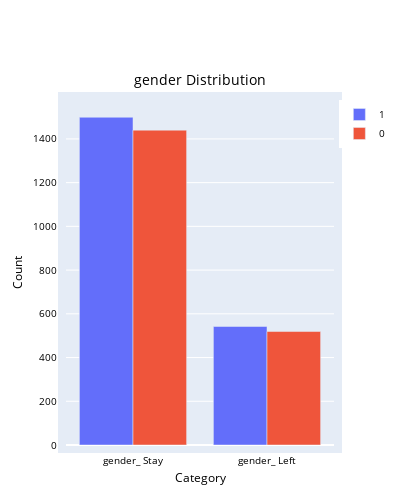
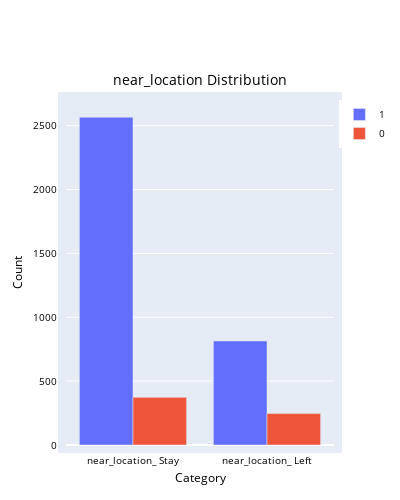
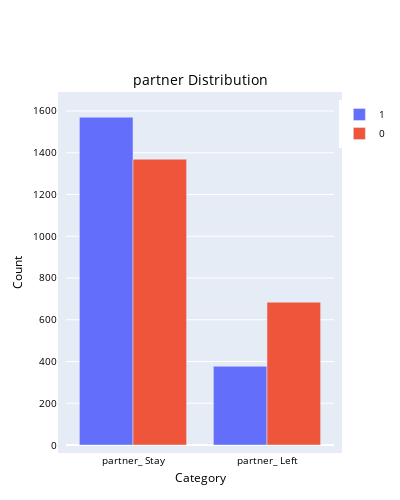
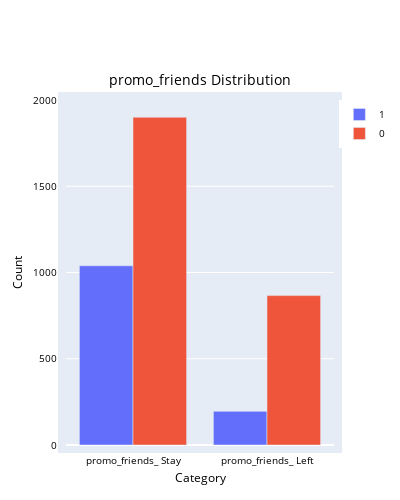

The code cell stored with these charts, in order, in its notebook:
### Code cell
# binary features

for i in binary[:-1]:
        
        # plot histogram for those who stayed
        df_stay_count = df_stay[i].value_counts()
        #sns.barplot(data=df_stay_count, x = 'index', y = i, alpha = 0.7)
        #plt.title('Stay_Users ' + str(i) + ' barplot')
        #plt.show()
        df_left_count = df_left[i].value_counts()
        new = pd.merge(df_stay_count, df_left_count, left_index=True, right_index=True, suffixes = ('_ Stay','_ Left')).T
        new = new.rename(columns = {1:'1',0:'0'})

        fig = go.Figure()
        fig.add_trace(go.Bar(x=new.index, y=new['1'], name="1"))
        fig.add_trace(go.Bar(x=new.index, y=new['0'], name="0"))
        fig.update_layout(autosize=False,width=400,height=500, margin=dict(l=10, r=10, b=50, t=100, pad=8))
        
        fig.update_layout(
            title= {
                    'text': "{} Distribution".format(i), 
                    'y':0.85, 
                    'x':0.5,
                    'xanchor': 'center',
                    'yanchor': 'top'
                   },
            xaxis_title = "Category",
            yaxis_title = "Count",
            
            font= dict(
                      size=10,
                      color="black"
    ))
        fig.show()

### Figure 1 — Plotly figure (JSON) as saved in the notebook; plotly's stock layout.template omitted (floating-point values rounded to 4 significant figures)
{"data": [{"name": "1", "type": "bar", "x": ["gender_ Stay", "gender_ Left"], "y": [1499, 542]}, {"name": "0", "type": "bar", "x": ["gender_ Stay", "gender_ Left"], "y": [1440, 519]}], "layout": {"autosize": false, "font": {"color": "black", "size": 10}, "height": 500, "margin": {"b": 50, "l": 10, "pad": 8, "r": 10, "t": 100}, "title": {"text": "gender Distribution", "x": 0.5, "xanchor": "center", "y": 0.85, "yanchor": "top"}, "width": 400, "xaxis": {"title": {"text": "Category"}}, "yaxis": {"title": {"text": "Count"}}}}

### Figure 2 — Plotly figure (JSON) as saved in the notebook; plotly's stock layout.template omitted (floating-point values rounded to 4 significant figures)
{"data": [{"name": "1", "type": "bar", "x": ["near_location_ Stay", "near_location_ Left"], "y": [2566, 815]}, {"name": "0", "type": "bar", "x": ["near_location_ Stay", "near_location_ Left"], "y": [373, 246]}], "layout": {"autosize": false, "font": {"color": "black", "size": 10}, "height": 500, "margin": {"b": 50, "l": 10, "pad": 8, "r": 10, "t": 100}, "title": {"text": "near_location Distribution", "x": 0.5, "xanchor": "center", "y": 0.85, "yanchor": "top"}, "width": 400, "xaxis": {"title": {"text": "Category"}}, "yaxis": {"title": {"text": "Count"}}}}

### Figure 3 — Plotly figure (JSON) as saved in the notebook; plotly's stock layout.template omitted (floating-point values rounded to 4 significant figures)
{"data": [{"name": "1", "type": "bar", "x": ["partner_ Stay", "partner_ Left"], "y": [1570, 377]}, {"name": "0", "type": "bar", "x": ["partner_ Stay", "partner_ Left"], "y": [1369, 684]}], "layout": {"autosize": false, "font": {"color": "black", "size": 10}, "height": 500, "margin": {"b": 50, "l": 10, "pad": 8, "r": 10, "t": 100}, "title": {"text": "partner Distribution", "x": 0.5, "xanchor": "center", "y": 0.85, "yanchor": "top"}, "width": 400, "xaxis": {"title": {"text": "Category"}}, "yaxis": {"title": {"text": "Count"}}}}

### Figure 4 — Plotly figure (JSON) as saved in the notebook; plotly's stock layout.template omitted (floating-point values rounded to 4 significant figures)
{"data": [{"name": "1", "type": "bar", "x": ["promo_friends_ Stay", "promo_friends_ Left"], "y": [1039, 195]}, {"name": "0", "type": "bar", "x": ["promo_friends_ Stay", "promo_friends_ Left"], "y": [1900, 866]}], "layout": {"autosize": false, "font": {"color": "black", "size": 10}, "height": 500, "margin": {"b": 50, "l": 10, "pad": 8, "r": 10, "t": 100}, "title": {"text": "promo_friends Distribution", "x": 0.5, "xanchor": "center", "y": 0.85, "yanchor": "top"}, "width": 400, "xaxis": {"title": {"text": "Category"}}, "yaxis": {"title": {"text": "Count"}}}}
